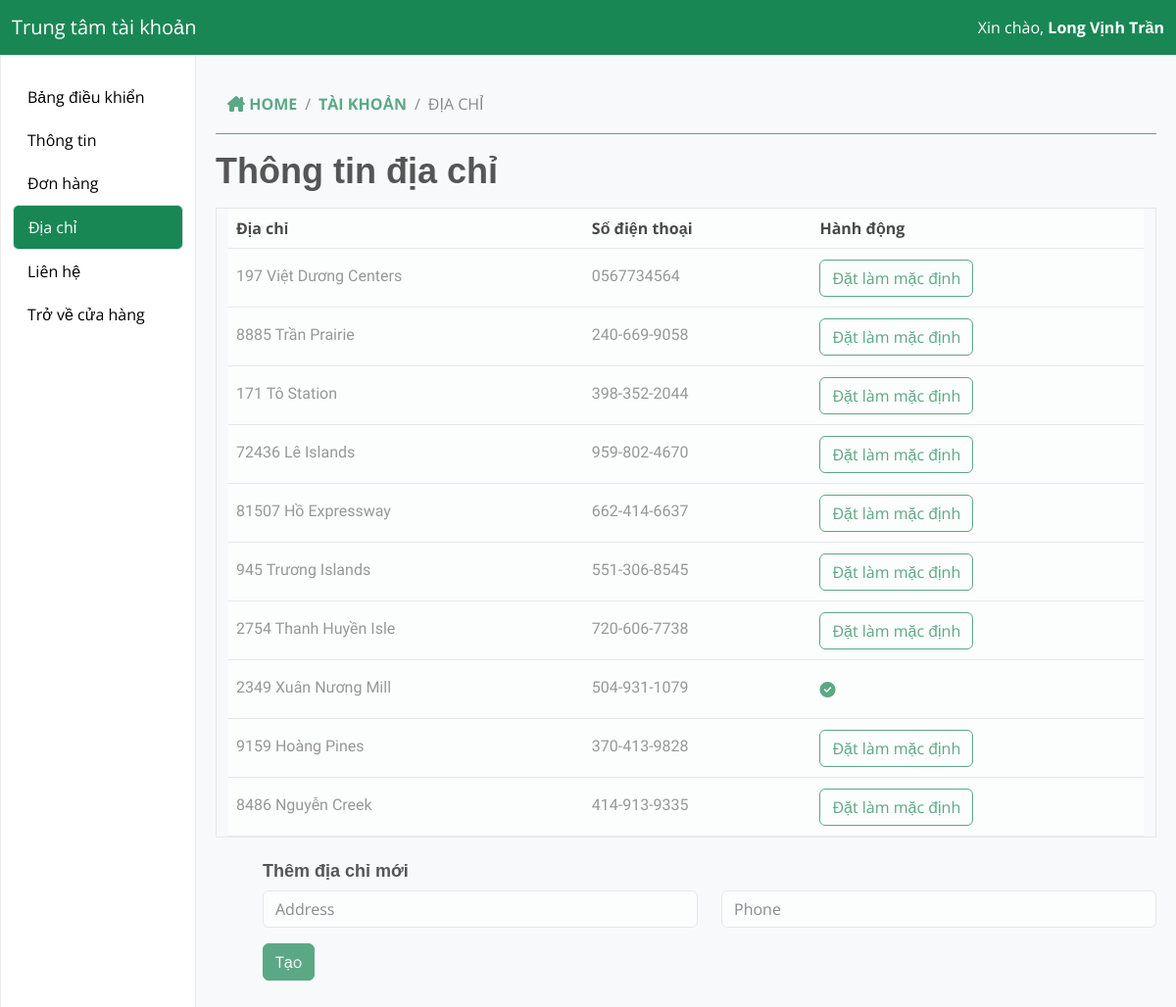
The page /dashboard/address/ (signed in) on the database as committed earlier.
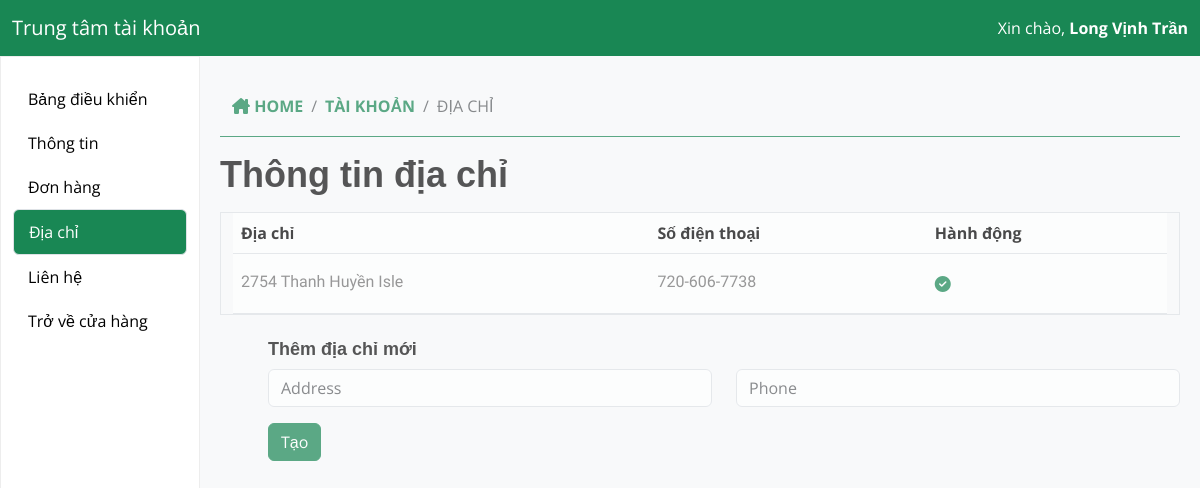
The same page on the database as committed later.
### core/models.py (models this page shows)
class Address(models.Model):
    user = models.ForeignKey(User, on_delete=models.SET_NULL, null=True)
    mobile = models.CharField(max_length=300, null=True)
    address = models.CharField(max_length=100, null=True)
    status = models.BooleanField(default=False)
    class Meta:
        verbose_name_plural = "Address"

### dashboard/views.py (the view)
# urls.py: path("address/", address_view, name="address"),
def address_view(request):
  user_profile = Profile.objects.get(user=request.user)
  address = Address.objects.filter(user=request.user)
  if request.method == "POST":
      address = request.POST.get("address")
      mobile = request.POST.get("mobile")
      new_address = Address.objects.create(
          user=request.user,
          address=address,
          mobile=mobile,
      )
      messages.success(request, "Thêm địa chỉ mới thành công.")
      return redirect("dashboard:address")
  else:
      print("Error")
  context = {
    "address": address,
    "user_profile": user_profile,
    'active_section': 'address'
  }
  return render(request,'dashboard/address.html',context)

### core/context_processor.py (called while the page is built)
def default(request):
  categories  = Category.objects.all()
  username = request.user
  min_max_price = Product.objects.aggregate(Min("price"),Max("price"))
  if request.user.is_authenticated:
    try:
        wishlist = WishList.objects.filter(user=request.user)
    except:
        messages.warning(request, "Bạn cần đăng nhập trước.")
        wishlist = 0
  else:
      wishlist = 0
  cart_total_amount = 0
  if 'cart_data_obj' in request.session:
      for p_id, item in request.session['cart_data_obj'].items():
          cart_total_amount += int(item['qty']) * float(item['price'])
  return {
    "categories":categories,
    'wishlist':wishlist,
    "min_max_price":min_max_price,
    "username":username,
    "cart_total_amount":cart_total_amount
  }

### templates/dashboard/address.html (shortened to what this page needs)
{% extends 'partials/user.html' %}
{% load static %}
{% load humanize %}
{% block address %}
  <section class="border-bottom border-success mb-3">
    <div class="container">
      <div class="row">
        <div class="col-lg-12">
          <nav aria-label="breadcrumb">
            <ol class="breadcrumb d-flex align-items-center m-0" style="height: 60px;">
              <li class="breadcrumb-item">
                <i class="fa-solid fa-house-chimney text-success"></i>
                <a class="text-uppercase text-success fw-bold" href="{% url 'core:index' %}">Home</a>
              </li>
              <li class="breadcrumb-item">
                <a class="text-uppercase text-success fw-bold" href="{% url 'core:index' %}">Tài khoản</a>
              </li>
              <li class="breadcrumb-item active text-uppercase" aria-current="page">Địa chỉ</li>
            </ol>
          </nav>
        </div>
      </div>
    </div>
  </section>
  <h2 class="fw-semibold mb-3">Thông tin địa chỉ</h2>
  <div class="container border">
    <table class="table align-middle mb-0 bg-white">
      <thead class="bg-light">
        <tr>
          <th>Địa chỉ</th>
          <th>Số điện thoại</th>
          <th>Hành động</th>
        </tr>
      </thead>
      <tbody>
        {% for a in address %}
          <tr>
            <td style="height: 60px;">
              <div class="d-flex align-items-center">
                <p class="fw-medium mb-1">{{ a.address }}</p>
              </div>
            </td>
            <td>
              <div class="d-flex align-items-center">
                <p class="fw-medium mb-1">{{ a.mobile }}</p>
              </div>
            </td>
            <td class="">
              {% if a.status %}
                <i data-address-id="{{ a.id }}" class="fa fa-check-circle text-success check{{ a.id }} check"></i>
              {% else %}
                <button type="submit" data-address-id="{{ a.id }}" class="btn btn-outline-success make-default-address button{{ a.id }} action_btn">Đặt làm mặc định</button>
              {% endif %}
            </td>
          </tr>
        {% endfor %}
      </tbody>
    </table>
  </div>
  <div class="ms-5 mt-4">
    <form class="mb-4" method="POST">
      <div class="card-hdeader mb-2">
        <h5 style="font-weight: 700;">Thêm địa chỉ mới</h5>
      </div>
      <div class="row">
        <div class="form-group col-md-6">
          <input placeholder="Address" required="" class="form-control" name="address" type="text" />
        </div>
        <div class="form-group col-md-6">
          <input placeholder="Phone" required="" class="form-control" name="mobile" />
        </div>
        <div class="col-md-12 mt-3">
          <button type="submit" class="btn btn-success" name="submit" value="Submit">Tạo</button>
        </div>
      </div>
    </form>
  </div>
{% endblock %}

Rows that differ between the two databases and show on the page:
removed Address: address "197 Việt Dương Centers", mobile "0567734564"
removed Address: address "8885 Trần Prairie", mobile "240-669-9058"
removed Address: address "171 Tô Station", mobile "398-352-2044"
removed Address: address "72436 Lê Islands", mobile "959-802-4670"
removed Address: address "81507 Hồ Expressway", mobile "662-414-6637"
removed Address: address "945 Trương Islands", mobile "551-306-8545"
removed Address: address "2349 Xuân Nương Mill", mobile "504-931-1079"
removed Address: address "9159 Hoàng Pines", mobile "370-413-9828"
removed Address: address "8486 Nguyễn Creek", mobile "414-913-9335"
changed Address "2754 Thanh Huyền Isle": no longer shows "Đặt làm mặc định"
